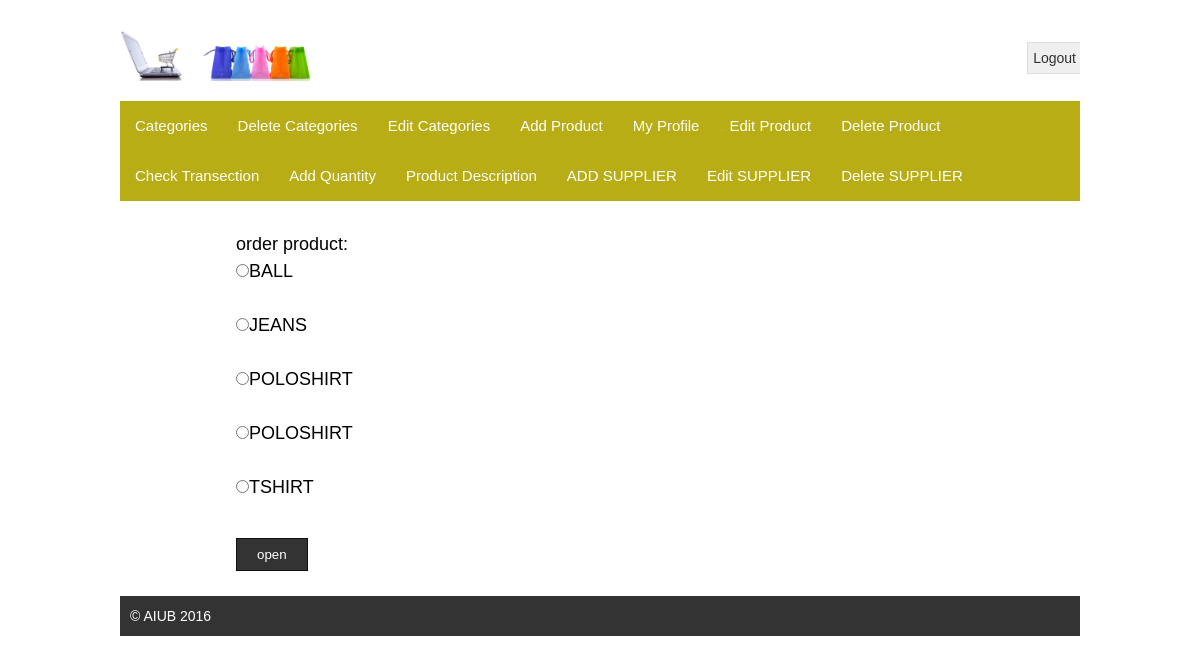
The page /sp1_3/emp3.php (signed in) on the database its author committed.
### tables this page shows
CREATE TABLE `payment` (
  `id` int(6) UNSIGNED NOT NULL,
  `userid` varchar(100) NOT NULL,
  `location` varchar(100) NOT NULL,
  `phonenumber` int(24) NOT NULL,
  `email` varchar(24) NOT NULL,
  `days` int(24) NOT NULL,
  `productid` int(6) NOT NULL,
  `quantity` int(20) NOT NULL,
  `productname` varchar(24) NOT NULL,
  `accountspay` int(24) NOT NULL,
  `accountrec` int(100) NOT NULL,
  `emp` varchar(24) NOT NULL,
  `signup_date` timestamp NOT NULL DEFAULT CURRENT_TIMESTAMP ON UPDATE CURRENT_TIMESTAMP
);

### sp1_3/emp3.php (the view, shortened to what this page needs)
<!DOCTYPE html>
<html>
<head>
	<link rel="stylesheet" type="text/css" href="style.css">
</head>
<form action="emp4.php" method="post">
	<body>
	<div class="signup">
		<?php require 'template/header1.php'; ?>
		<?php require 'template/menu.php'; ?>
<div class="maincontent">
			<div class="content">
<?php
$count=0;
$conn = mysqli_connect("localhost", "root", "","sp1");
$sq2 = "SELECT * FROM payment";
$result = mysqli_query($conn, $sq2)or die(mysqli_error());
if (mysqli_num_rows($result) > 0) {
echo "order product:"."</br>";
 while($row = mysqli_fetch_assoc($result)) {
		if($row["accountspay"]!=0){
		echo '<input type="radio" name="e1" value="'.$row["id"].'">'.$row["productname"]."</br>"."</br>";
       $count=$count+1;
	   }
    }
	?>
	<?php
}
if($count==0){
}
else{?>
<input type="submit" value="open">
</form>
<?php } ?>
		<div class="footer">
			<p>&copy; AIUB 2016</p>
		</div>
</body>
</html>

### sp1_3/style.css (style rules this page uses)
* { margin: 0;padding: 0 }
body { font-family: arial; font-size: 14px; line-height: 20px; color: #000; }
.signup { width:960px; margin: 30px auto; display: block; overflow: hidden; }
.maincontent { overflow: hidden; margin-top: 30px; }
.content { float: right; width: 700px; margin-right:15%; line-height: 1.5; font-size:18px; }
.content input[type=submit] { padding: 8px 20px; background-color: #333; border: 1px solid #111; color: #fff; cursor: pointer; margin-top: 10px; }
.footer { background:#333; color: #fff; margin-top: 25px; padding: 10px; }

### rows shown on the page
payment: productname "BALL"
payment: productname "JEANS"
payment: productname "POLOSHIRT"
payment: productname "POLOSHIRT"
payment: productname "TSHIRT"
